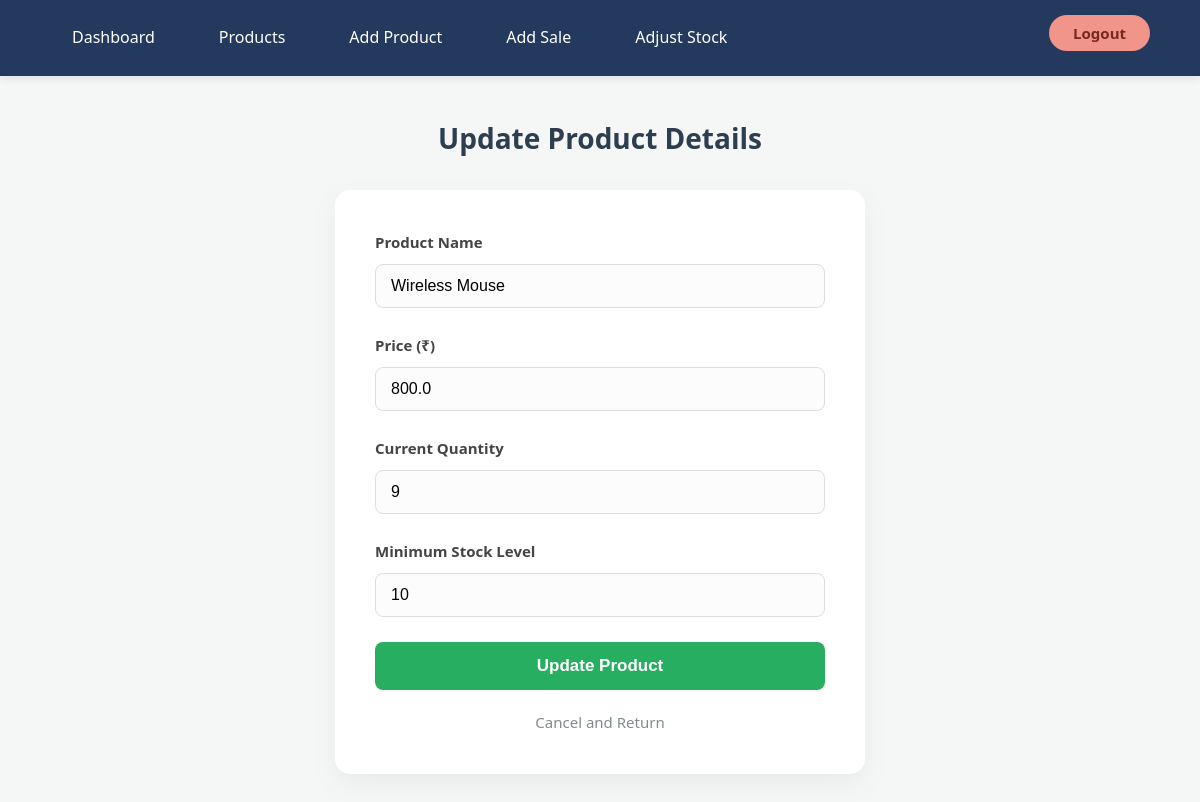
The app's page /update-product/6/ (signed in) with its own data.
### inventory/models.py (models this page shows, shortened)
class Product(models.Model):
    name = models.CharField(max_length=100)
    price = models.FloatField()
    quantity = models.IntegerField()
    minimum_stock = models.IntegerField(default=5)

### inventory/views.py (the view)
# urls.py: path('update-product/<int:id>/', views.update_product, name='update_product'),
@login_required
def update_product(request, id):
    product = get_object_or_404(Product, id=id)
    if request.method == 'POST':
        form = ProductForm(request.POST, instance=product)
        if form.is_valid():
            form.save()
            return redirect('product_list')
    else:
        form = ProductForm(instance=product)
    return render(request, 'update_product.html', {'form': form})

### inventory/forms.py
class ProductForm(forms.ModelForm):
    class Meta:
        model = Product
        fields = ['name', 'price', 'quantity', 'minimum_stock']

### templates/update_product.html (shortened to what this page needs)
{% extends 'base.html' %}
{% block content %}
<div class="container">
    <h2>Update Product Details</h2>
    <div class="form-box">
        <form method="POST">
            <div class="form-row">
                <label>Product Name</label>
                {{ form.name }}
            </div>
            <div class="form-row">
                <label>Price (₹)</label>
                {{ form.price }}
            </div>
            <div class="form-row">
                <label>Current Quantity</label>
                {{ form.quantity }}
            </div>
            <div class="form-row">
                <label>Minimum Stock Level</label>
                {{ form.minimum_stock }}
            </div>
            <button type="submit" class="btn-save">Update Product</button>
        </form>
        <a href="/products/" class="btn-back">Cancel and Return</a>
    </div>
</div>
{% endblock %}

### templates/base.html (style rules this page uses)
body { font-family: 'Segoe UI', Roboto, Helvetica, Arial, sans-serif; background-color: #f4f7f6; margin: 0; color: #333; font-size: 16px; line-height: 1.6; }
.container { width: 90%; max-width: 1200px; margin: 40px auto; }
h2 { font-size: 28px; color: #2c3e50; margin-bottom: 30px; text-align: center; font-weight: 700; }
input[type="text"] { width: 100%; max-width: 450px; padding: 12px 20px; border: 1px solid #e0e0e0; border-radius: 8px; font-size: 15px; background-color: #f9f9f9; outline: none; transition: border 0.3s; }
.form-box { background: white; max-width: 450px; margin: 0 auto; padding: 40px; border-radius: 15px; box-shadow: 0 10px 30px rgba(0, 0, 0, 0.05); text-align: left; }
.form-row { margin-bottom: 25px; }
.form-row label { display: block; margin-bottom: 10px; font-weight: 600; color: #444; font-size: 15px; }
.form-input, .form-row input, .form-row select { width: 100%; padding: 12px 15px; border: 1px solid #ddd; border-radius: 8px; font-size: 16px; box-sizing: border-box; background-color: #fcfcfc; transition: 0.3s; }
.btn-save { width: 100%; padding: 14px; background: #27ae60; color: white; border: none; border-radius: 8px; font-weight: 600; font-size: 17px; cursor: pointer; transition: 0.3s; }
.btn-back { display: block; text-align: center; margin-top: 20px; color: #7f8c8d; text-decoration: none; font-size: 15px; }

### records on screen
Product: name "Wireless Mouse", price "800.0", quantity "9", minimum_stock "10"
